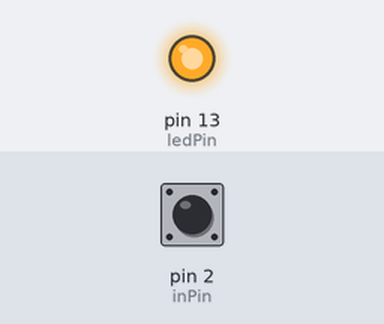
A sketch run on a simulated Arduino Uno, built with avr-gcc and run on an emulated ATmega328P. On the bench: output pins drawn as LEDs (lit = HIGH). The inputs (shaded band) are chosen by the test bench; at power-on: pin 2 (inPin) HIGH.

Above: at 1.2 s.
1.3 s: pin 2 (inPin) pulled LOW for 0.15 s
At 1.37 s:
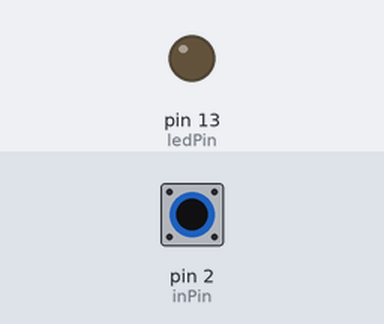
2.9 s: pin 2 (inPin) pulled LOW for 3.2 s
At 6.7 s:
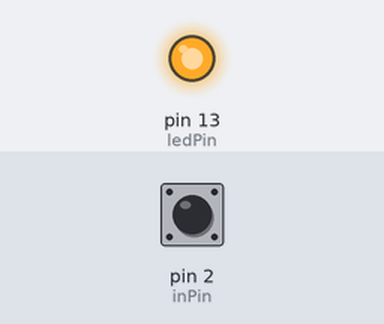
Timing chart, 0 to 8.2 s (numbered marks = the images above; inputs shaded):
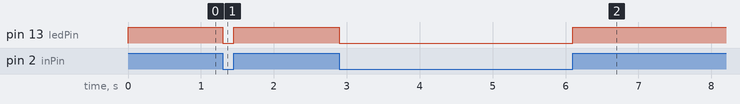

The sketch:

sketch_aug14a.ino
```cpp
int ledPin = 13; // chân led 13
int inPin = 2; // button tại chân 2
int val = 0; // biến "val" dùng để lưu tín hiệu từ digitalRead

void setup()
{
    pinMode(ledPin, OUTPUT); // đặt pin digital 13 là output
    pinMode(inPin, INPUT_PULLUP); // đặt pin digital 2 là input
}

void loop()
{
    val = digitalRead(inPin); // đọc tín hiệu từ digital2
    digitalWrite(ledPin, val); // thay đổi giá trị của đèn LED là giá trị của digital 2
}
```

Measured:
- after the input at 1.3 s, pin 13 (ledPin): HIGH → LOW at once, → HIGH 0.15 s later
- after the input at 2.9 s, pin 13 (ledPin): HIGH → LOW at once, → HIGH 3.2 s later
